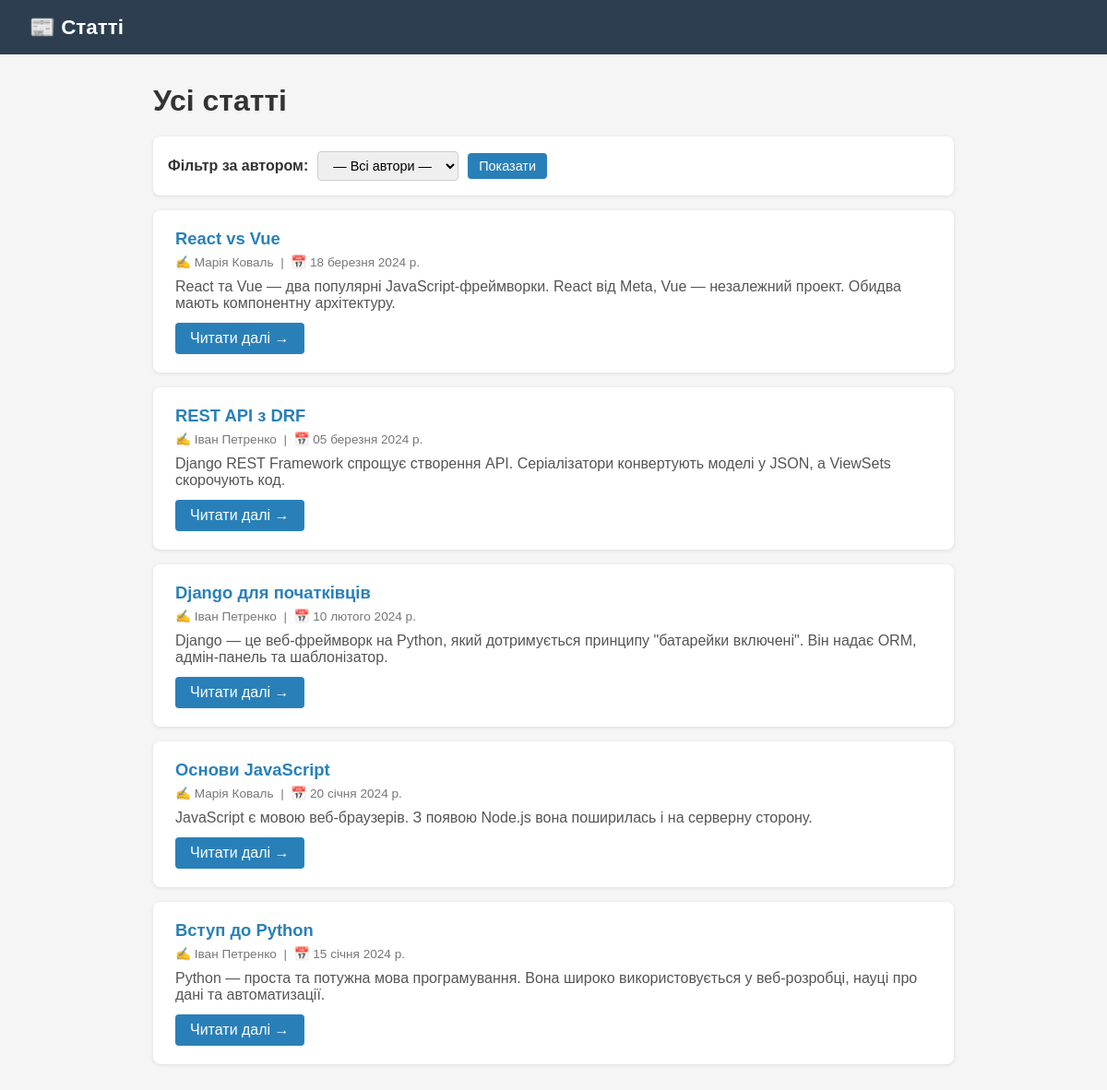
The page / on the database its author committed.
### articles/models.py (models this page shows, shortened)
class Article(models.Model):
    title = models.CharField(max_length=200, verbose_name='Заголовок')
    text = models.TextField(verbose_name='Текст')
    published_date = models.DateField(verbose_name='Дата публікації')
    author = models.CharField(max_length=100, verbose_name='Автор')  # Рівень 2
    class Meta:
        verbose_name = 'Стаття'
        verbose_name_plural = 'Статті'
        ordering = ['-published_date']

### articles/views.py (the view)
# urls.py: path('', views.article_list, name='article_list'),
def article_list(request):
    author_filter = request.GET.get('author', '')
    if author_filter:
        articles = Article.objects.filter(author=author_filter)
    else:
        articles = Article.objects.all()
    authors = Article.objects.values_list('author', flat=True).distinct()
    return render(request, 'articles/article_list.html', {
        'articles': articles,
        'authors': authors,
        'author_filter': author_filter,
    })

### articles/templates/articles/article_list.html (shortened to what this page needs)
{% extends "articles/base.html" %}
{% block content %}
<h1 style="margin-bottom:20px;">Усі статті</h1>
<div class="card" style="padding:16px;">
    <form method="get" style="display:flex; gap:10px; align-items:center;">
        <label for="author"><strong>Фільтр за автором:</strong></label>
        <select name="author" id="author">
            <option value="">— Всі автори —</option>
        </select>
        <input type="submit" value="Показати">
    </form>
</div>
{% if articles %}
    {% for article in articles %}
    <div class="card">
        <a href="/articles/{{ article.pk }}/" style="font-size:1.15rem; font-weight:bold;">{{ article.title }}</a>
        <div class="meta">✍️ {{ article.author }} &nbsp;|&nbsp; 📅 {{ article.published_date }}</div>
        <p style="margin-top:10px; color:#555;">{{ article.text|truncatewords:30 }}</p>
        <a href="/articles/{{ article.pk }}/" class="btn">Читати далі →</a>
    </div>
    {% endfor %}
{% else %}
    <div class="card">
        <p>Статей не знайдено.</p>
    </div>
{% endif %}
{% endblock %}

### articles/templates/articles/base.html (shortened to what this page needs)
<!DOCTYPE html>
<html lang="uk">
<head>
</head>
<body>
    <header>
        <a href="/">📰 Статті</a>
    </header>
    <div class="container">
        {% block content %}{% endblock %}
    </div>
</body>
</html>

### articles/templates/articles/base.html (style rules this page uses)
* { box-sizing: border-box; margin: 0; padding: 0; }
body { font-family: Arial, sans-serif; background: #f5f5f5; color: #333; }
header { background: #2c3e50; color: white; padding: 16px 32px; }
header a { color: white; text-decoration: none; font-size: 1.4rem; font-weight: bold; }
.container { max-width: 900px; margin: 32px auto; padding: 0 16px; }
.card { background: white; border-radius: 8px; padding: 20px 24px; margin-bottom: 16px; box-shadow: 0 1px 4px rgba(0,0,0,.1); }
a { color: #2980b9; text-decoration: none; }
.meta { color: #777; font-size: 0.85rem; margin-top: 6px; }
.btn { display: inline-block; padding: 8px 16px; background: #2980b9; color: white; border-radius: 4px; margin-top: 12px; }
select, input[type=submit] { padding: 6px 12px; border: 1px solid #ccc; border-radius: 4px; font-size: 0.9rem; }
input[type=submit] { background: #2980b9; color: white; border: none; cursor: pointer; }

### rows shown on the page
Article: title "React vs Vue", author "Марія Коваль", published_date "18 березня 2024 р.", text "React та Vue — два популярні JavaScript-фреймворки. React від Meta, Vue — незалежний проект. Обидва мають компонентну архітектуру."
Article: title "REST API з DRF", author "Іван Петренко", published_date "05 березня 2024 р.", text "Django REST Framework спрощує створення API. Серіалізатори конвертують моделі у JSON, а ViewSets скорочують код."
Article: title "Django для початківців", author "Іван Петренко", published_date "10 лютого 2024 р.", text "Django — це веб-фреймворк на Python, який дотримується принципу \"батарейки включені\". Він надає ORM, адмін-панель та шаблонізатор."
Article: title "Основи JavaScript", author "Марія Коваль", published_date "20 січня 2024 р.", text "JavaScript є мовою веб-браузерів. З появою Node.js вона поширилась і на серверну сторону."
Article: title "Вступ до Python", author "Іван Петренко", published_date "15 січня 2024 р.", text "Python — проста та потужна мова програмування. Вона широко використовується у веб-розробці, науці про дані та автоматизації."
